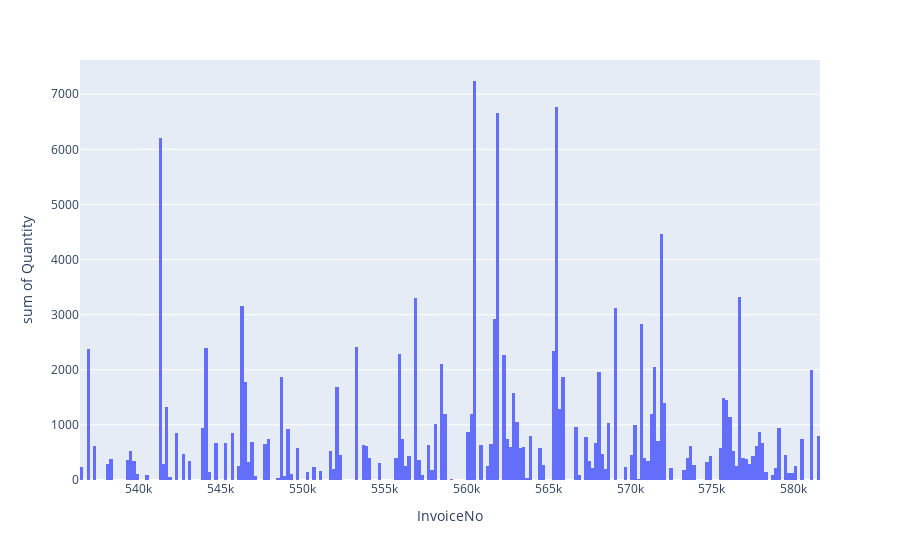

Notebook source saved alongside this figure:
### Code cell
px.histogram(lst_data[0],
             x=lst_data[0].index,
             y='Quantity',
             nbins=lst_data[0].shape[0])

### Figure 1 — Plotly figure (JSON) as saved in the notebook; plotly's stock layout.template omitted (floating-point values rounded to 4 significant figures; data arrays with more than 128 entries replaced by an {"elided": "..."} marker saying what was removed)
{"data": [{"alignmentgroup": "True", "bingroup": "x", "histfunc": "sum", "hovertemplate": "InvoiceNo=%{x}<br>sum of Quantity=%{y}<extra></extra>", "legendgroup": "", "marker": {"color": "#636efa", "pattern": {"shape": ""}}, "name": "", "nbinsx": 256, "offsetgroup": "", "orientation": "v", "showlegend": false, "type": "histogram", "x": {"elided": "256 int values"}, "xaxis": "x", "y": {"elided": "256 int values"}, "yaxis": "y"}], "layout": {"barmode": "relative", "legend": {"tracegroupgap": 0}, "margin": {"t": 60}, "xaxis": {"anchor": "y", "domain": [0, 1], "title": {"text": "InvoiceNo"}}, "yaxis": {"anchor": "x", "domain": [0, 1], "title": {"text": "sum of Quantity"}}}}
